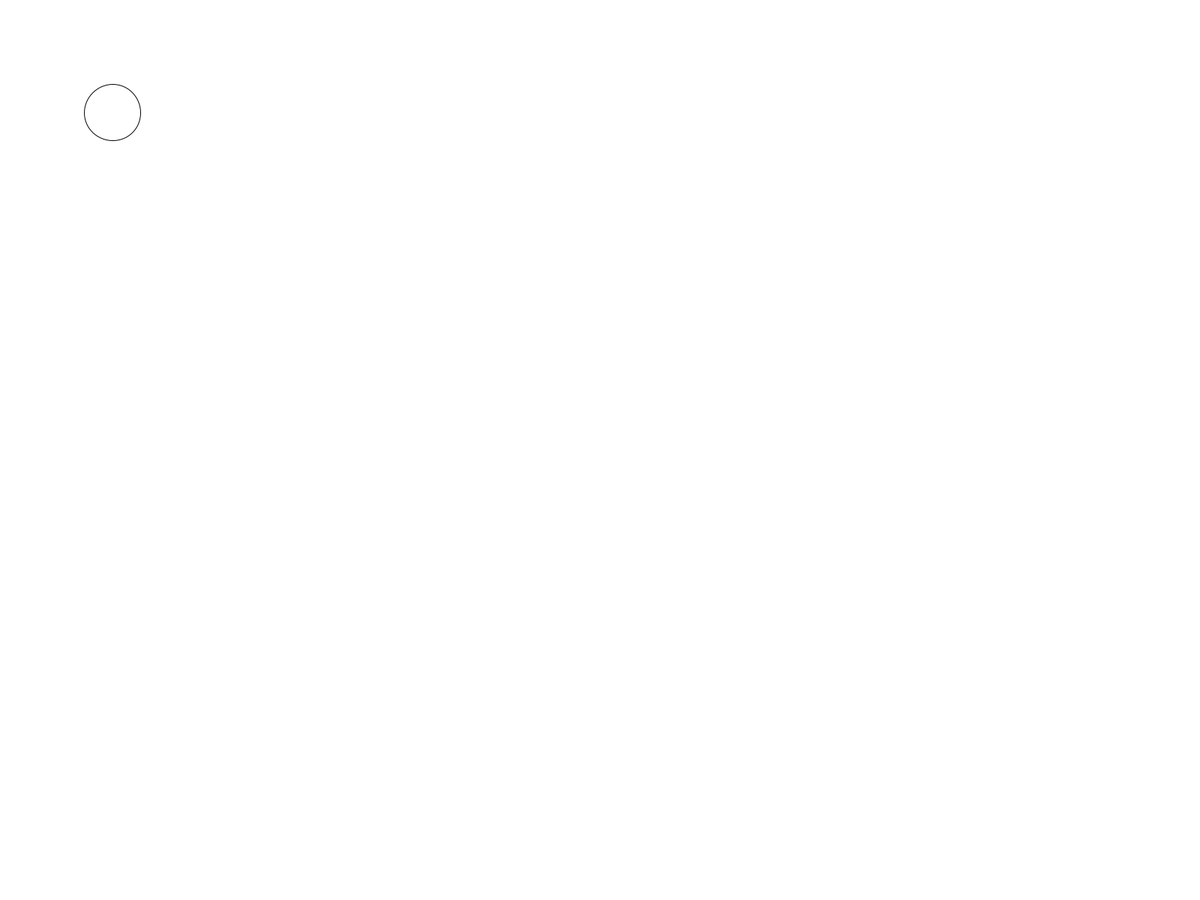
Frame 1 (no input)
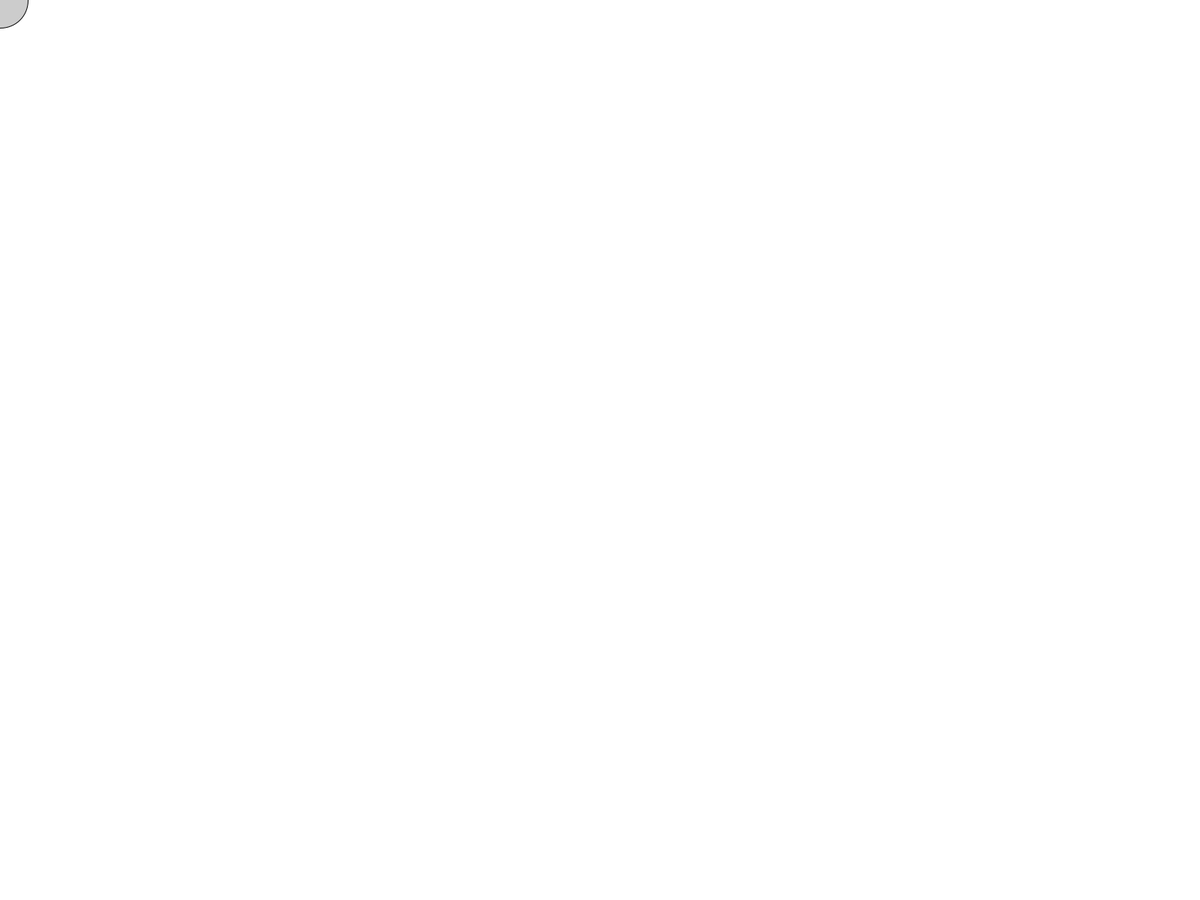
Frame 60 (the mouse pressed at the canvas centre just before this capture)
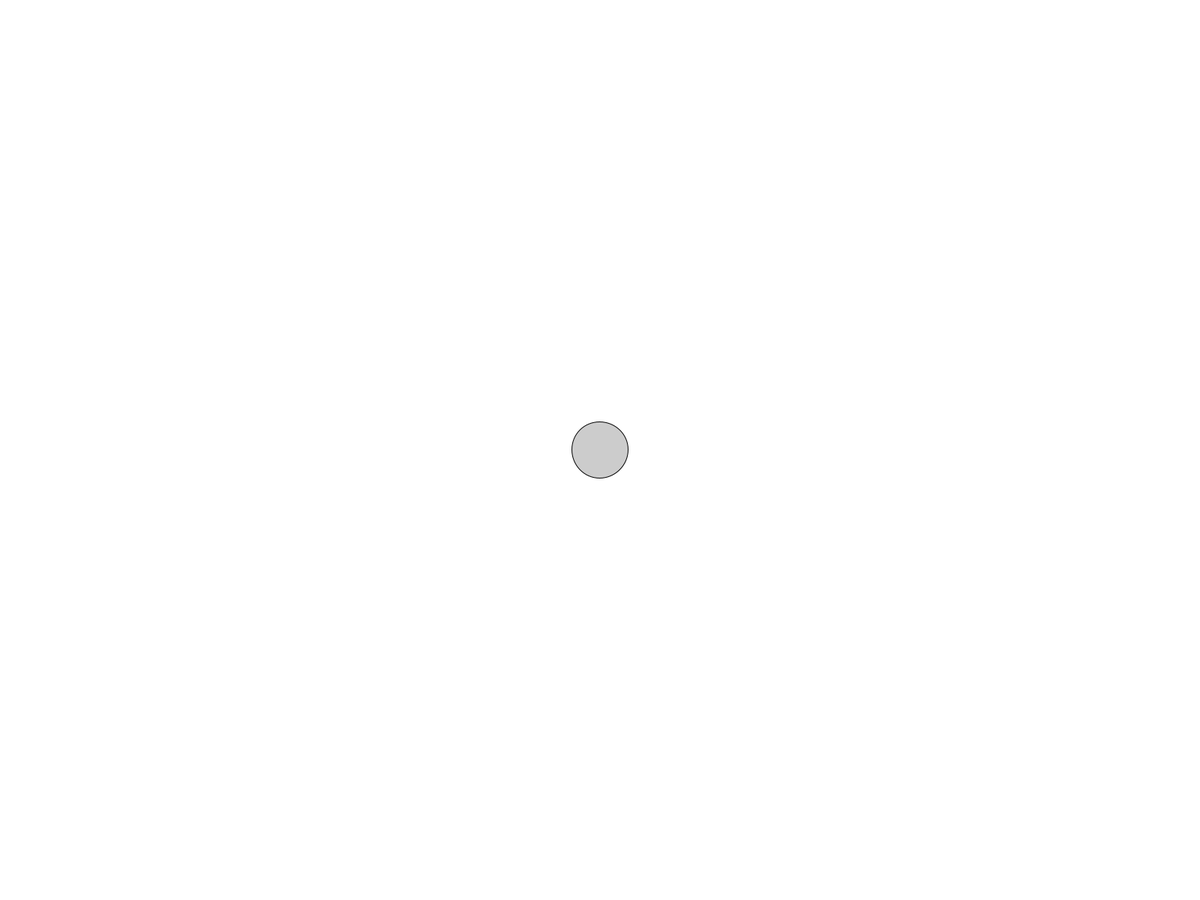
Frame 120 (the mouse held since frame 60 and released just before this capture)

The Processing sketch that drew these frames (run headless with seeded random() and noise(); from frame 60 on, the mouse is pressed at the canvas centre):

// Processing sketch: Clay_Mechanics_Simulator
// ── Clay_Mechanics_Simulator.pde
/**
 * Clay Mechanics Simulator
 *
 * Simulator for experimenting with the graphical and interaction mechanics for Clay. 
 */
 
// Spring drawing constants for top bar
boolean touched = false;   // If mouse over
boolean move = false;   // If mouse down and over

// Spring simulation constants
float M = 2.98;   // Mass
float K = 0.2;   // Spring constant
float D = 0.82;  // Damping

// Spring simulation constants
float xDestination = 150;   // Rest position (in X dimension)
float yDestination = 150;   // Rest position (in Y dimension)

// Spring simulation variables (x dimension)
float xPosition = xDestination;    // Position
float xVelocity = 0.0;  // Velocity
float xAcceleration = 0;    // Acceleration
float xForce = 0;     // Force

// Spring simulation variables (y dimension)
float yPosition = yDestination;    // Position
float yVelocity = 0.0;  // Velocity
float yAcceleration = 0;    // Acceleration
float yForce = 0;     // Force

void setup() {
  //size(640, 360);
  fullScreen();
  rectMode(CORNERS);
  noStroke();
}

void draw() {
  background(255);
  updatePosition();
  drawCircle();
  xDestination = mouseX; // Update rest position (in X dimension)
  yDestination = mouseY; // Update rest position (in Y dimension)
}

void drawCircle() {
  
  // Set color and draw top bar
  if(touched || move) {
    stroke(0.2);
    fill(204);
  } else { 
    stroke(0.2);
    fill(255);
  }
  
  // Draw circle
  ellipse (xPosition, yPosition, 75, 75);
  
}

void updatePosition () {
  
  // Update the spring position
  double distance = Math.sqrt (Math.pow (xDestination - xPosition, 2) + Math.pow(xDestination - xPosition, 2)); // Determine distance to the calculated resting point
  if (distance >= 0.1) { // Set move to true as long as the node is not at its specified rest position (i.e., the x,y point at which mouse was release)
    
    // Update X position
    xForce = -K * (xPosition - xDestination);    // f=-ky
    xAcceleration = xForce / M;           // Set the acceleration, f=ma == a=f/m
    xVelocity = D * (xVelocity + xAcceleration);   // Set the velocity
    xPosition = xPosition + xVelocity;         // Updated position
    
    // Update Y coordinate
    yForce = -K * (yPosition - yDestination);    // f=-ky
    yAcceleration = yForce / M;           // Set the acceleration, f=ma == a=f/m
    yVelocity = D * (yVelocity + yAcceleration);   // Set the velocity
    yPosition = yPosition + yVelocity;         // Updated position
    
  }
  if(abs(xVelocity) < 0.1) {
    xVelocity = 0.0;
  }
  if(abs(yVelocity) < 0.1) {
    yVelocity = 0.0;
  }

  // Test if mouse is over the circle
  if(mouseX > (xPosition - (75.0 / 2)) && mouseX < (xPosition + (75.0 / 2)) && mouseY > (yPosition - (75.0 / 2)) && mouseY < (yPosition + (75.0 / 2))) {
    touched = true;
  } else {
    touched = false;
  }
  
  // Update the current target resting position
  if (move) {
    xDestination = mouseX; // Update rest position (in X dimension)
    yDestination = mouseY; // Update rest position (in Y dimension)
  }
}

void mousePressed() {
  if(touched) {
    move = true;
  }
}

void mouseReleased() {
  if (move) {
    // Set the final resting position for the circle
    xDestination = mouseX; // Update rest position (in X dimension)
    yDestination = mouseY; // Update rest position (in Y dimension)
  }
  move = false;
}
